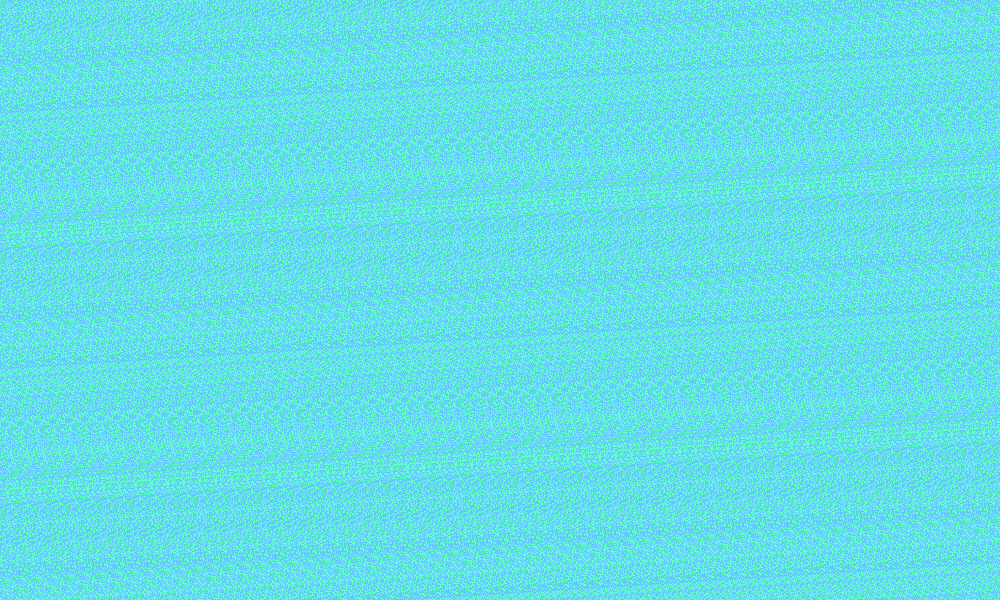
Frame 1 (no input)
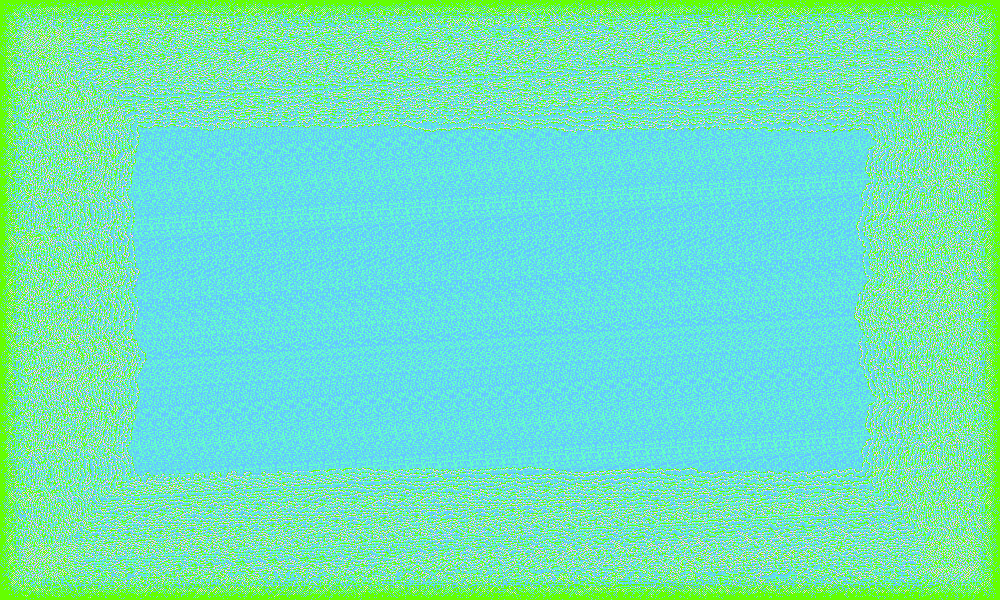
Frame 60 (the mouse pressed at the canvas centre just before this capture)
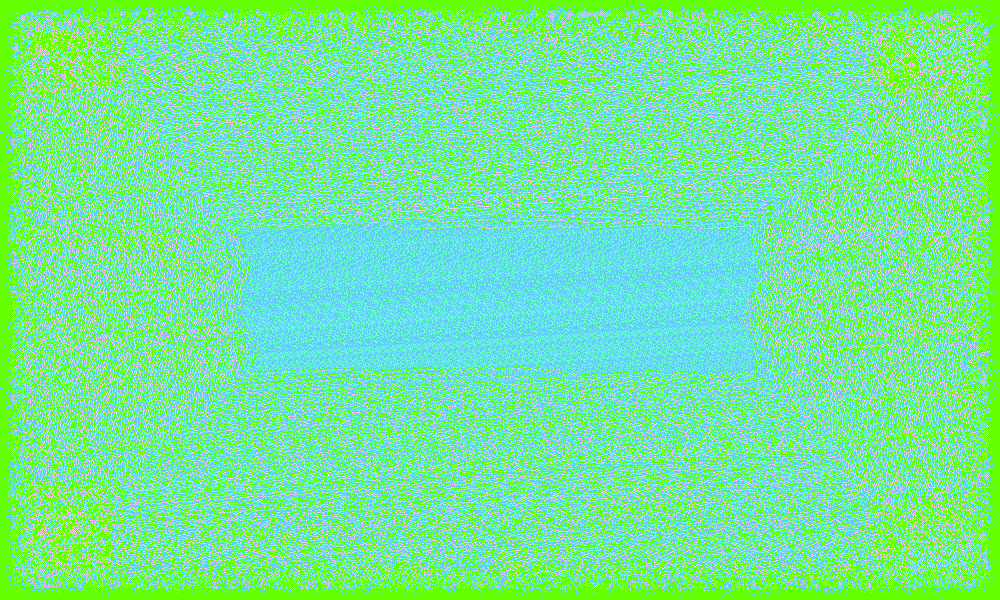
Frame 120 (the mouse held since frame 60 and released just before this capture)

The Processing sketch that drew these frames (run headless with seeded random() and noise(); from frame 60 on, the mouse is pressed at the canvas centre):

// Processing sketch: sandpiles_v11_goo
// ── sandpiles_v11_goo.pde
int[][] sandpiles;

void setup() {
  size(1000,600);
  colorMode(RGB);
  frameRate(100);
  sandpiles = new int[width][height]; //A 2-dimenaional array
  for (int x = 0; x < width; x++) {
    int count = 0;
    for (int y = 0; y < height; y++) {
      sandpiles[x][y] = floor( noise(x,y)*2 );
    }
  }
  sandpiles[width/2][height/2] = 100000; //Initial sandpile will topple outward
}

void topple(int maxNum) {
  // The topple() function takes a value and uses it to control
  // the behavior of the sandpiles that topple away.
  // In this program, each pixel is computed as an individual sandpile.
  int[][] nextpiles = new int[width][height]; 
    for (int x = 0; x < width; x++) {
      for (int y = 0; y < height; y++) {
        int num = sandpiles[x][y];
        if (num < maxNum) {
        nextpiles[x][y] = sandpiles[x][y];
    }
   }
  }
 for (int x = 0; x < width; x++) {
  for (int y = 0; y < height; y++) {
    int num = sandpiles[x][y]; //Iterate through sandpiles array
    if (num >= maxNum) {
      nextpiles[x][y] += (num - 4);
      
      if (x+1 < width) {
       nextpiles[x+1][y]++;
      }
      if (x-1 >= 0) {
        nextpiles[x-1][y]++;
      }
      if (y+1 < height) {
        nextpiles[x][y+1]++;
      }
      if (y-1 >= 0) {
      nextpiles[x][y-1]++;
      }
    }
  }
 }
 sandpiles = nextpiles;
}

void render() {
  int baseCol = 255;
  loadPixels();
  for(int x = 0; x < width; x++) {
    for(int y = 0; y < height; y++) {
      int num = sandpiles[x][y]; 
      color col = color(100,baseCol,0);
      switch (num) {
        case 0:
          col = color(100,200,baseCol);
          break;
        case 1:
          col = color(100,baseCol,200);
          break;
        case 2:
          col = color(baseCol,200,baseCol);
          break; 
      }
      pixels[x+y*width] = col; // pixels[] is a 1-dimensional array native to Proessing
    }
  }
  
  updatePixels();
}

void draw() {
  render();
  for (int i = 0; i < 5; i++) {
   //The topple function was initially designed for static values
   //However, using trig functions based on time creates some extraordinary effects
   topple( floor(sin(millis() )) );
  }
}
